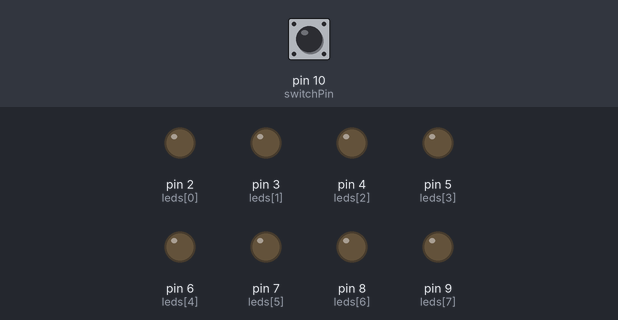
A sketch run on a simulated Arduino Uno, built with avr-gcc and run on an emulated ATmega328P. Shown: output pins drawn as LEDs (lit = HIGH). Dashed ring = blinking. The inputs (shaded band) are chosen by the test bench; at power-on: pin 10 (switchPin) HIGH.

Above: at 1.2 s.
1.3 s: pin 10 (switchPin) pulled LOW for 0.15 s
At 1.6 s:
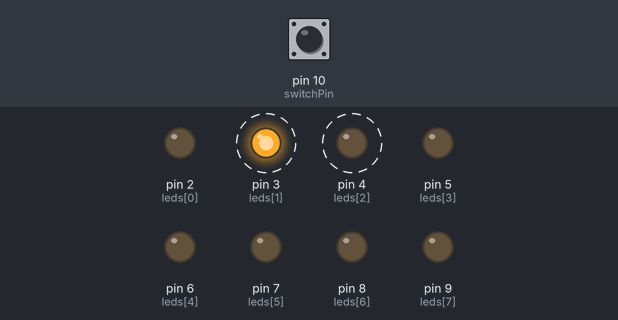
4.3 s: pin 10 (switchPin) pulled LOW for 1 s
At 5.0 s:
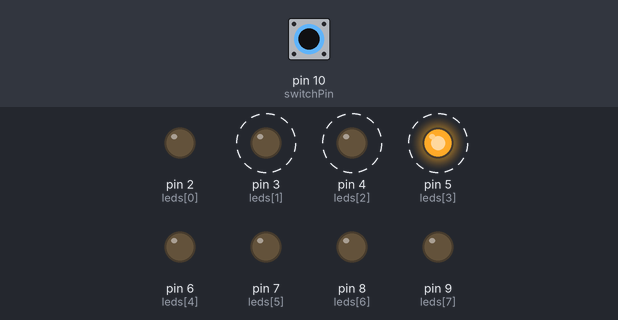
7.3 s: pin 10 (switchPin) pulled LOW for 3.2 s
At 7.4 s:
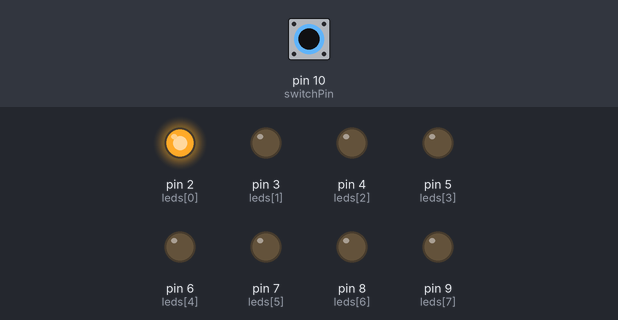
Timing chart, 0 to 14.4 s (numbered marks = the images above; inputs shaded):
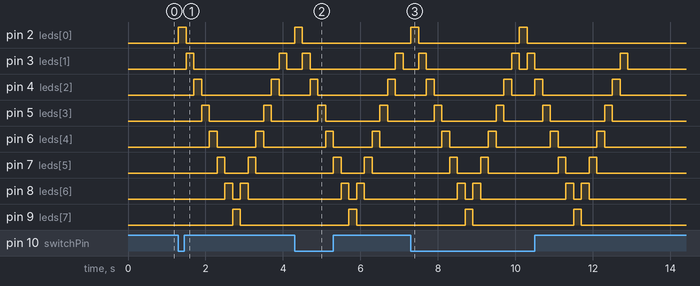

Measured:
- after the input at 1.3 s, pin 2 (leds[0]): LOW → HIGH at once, → LOW 0.20 s later; pin 3 (leds[1]): alternates HIGH for 0.20 s and LOW for 2.2 s, starting after 0.20 s
- after the input at 4.3 s, pin 2 (leds[0]): LOW → HIGH at once, → LOW 0.20 s later; pin 3 (leds[1]): alternates HIGH for 0.20 s and LOW for 2.2 s, starting after 0.20 s
- after the input at 7.3 s, pin 2 (leds[0]): alternates HIGH for 0.20 s and LOW for 2.6 s, 4 changes in all, then stays LOW, starting at once; pin 3 (leds[1]): LOW → HIGH after 0.20 s, → LOW 0.20 s later, → HIGH 2.2 s later, → LOW 0.20 s later, … (8 changes in this stretch)

The sketch:

code.ino
```cpp
// LED pins for the 8-LED chase (Knight Rider style)
const int leds[] = {2, 3, 4, 5, 6, 7, 8, 9};
const int totalLeds = 8;

const int switchPin = 10;   // Switch input (ON = LOW, using internal pull-up)

void setup() {
  pinMode(switchPin, INPUT_PULLUP);

  // Set all LED pins as outputs and start with them off
  for (int i = 0; i < totalLeds; i++) {
    pinMode(leds[i], OUTPUT);
    digitalWrite(leds[i], LOW);
  }
}

void loop() {

  // Switch is ON: run the back-and-forth animation
  if (digitalRead(switchPin) == LOW) {

    // Sweep forward, first LED to last
    for (int i = 0; i < totalLeds; i++) {
      digitalWrite(leds[i], HIGH);
      delay(200);
      digitalWrite(leds[i], LOW);
    }

    // Sweep back, skipping the end LEDs so they aren't lit twice in a row
    for (int i = totalLeds - 2; i > 0; i--) {
      digitalWrite(leds[i], HIGH);
      delay(200);
      digitalWrite(leds[i], LOW);
    }

  }
  // Switch is OFF: keep all LEDs off
  else {

    for (int i = 0; i < totalLeds; i++) {
      digitalWrite(leds[i], LOW);
    }

  }

}
```
